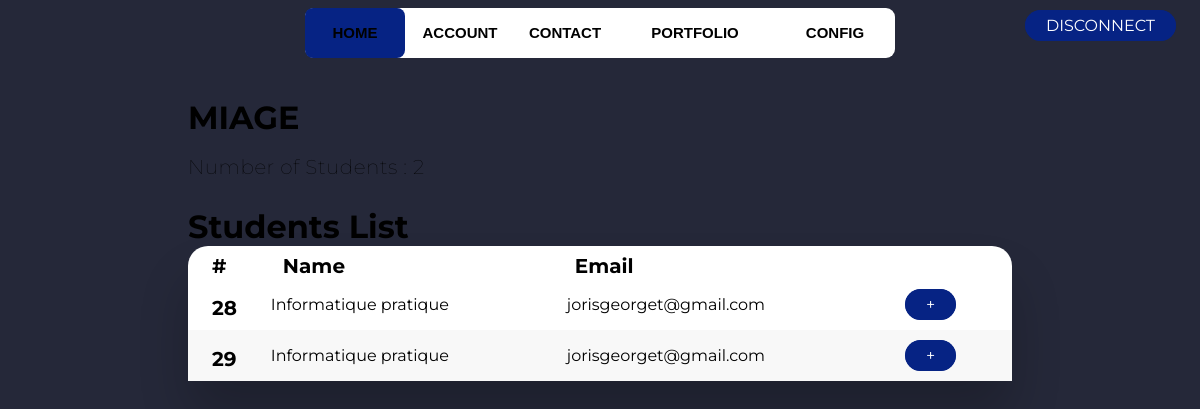
/webapp/index.php?action=ClassesController&method=viewdetail&id=1 (signed in), run on the app's committed database.
### tables this page shows
CREATE TABLE IF NOT EXISTS `class` (
  `class_id` int NOT NULL AUTO_INCREMENT,
  `Designation` varchar(100) NOT NULL,
  `Num` int NOT NULL,
  PRIMARY KEY (`class_id`)
);

CREATE TABLE IF NOT EXISTS `user` (
  `id` int NOT NULL AUTO_INCREMENT,
  `email` varchar(100) NOT NULL,
  `password` varchar(100) NOT NULL,
  `name` varchar(100) NOT NULL,
  `type` enum('student','admin','teacher') NOT NULL,
  `class` int DEFAULT NULL,
  PRIMARY KEY (`id`)
);

### webapp/controller/ClassesController.php (called while the page is built, shortened)
<?php
require_once('model/ClassesConnexion.php');
class ClassesView
{
	public function listone($classid){
		include VIEWS.DS.'template.php';
	}
}
class ClassesController{
	public function viewdetail($id){
		$hv= new ClassesView();
		$hv->listone($id);
	}
}
?>

### webapp/model/ClassesConnexion.php (called while the page is built, shortened)
<?php
class ClassesConnexion
{
  public function listoneClass($classid){
    $db = new PDO('mysql:host=localhost;dbname=loginsystem','root','');
    $sql = "SELECT Designation, Num FROM class
            WHERE class_id='{$classid}'";
    $result = $db->prepare($sql);
    $result->execute();
    return $result;
  }
  public function getStudents($classid){
    $db = new PDO('mysql:host=localhost;dbname=loginsystem','root','');
    $sql = "SELECT id, name, email FROM user
            WHERE class = '$classid'";
    $result = $db->prepare($sql);
    $result->execute();
    return $result;
  }
}
?>

### webapp/views/Classesdetail.php (the view)
<?php if (isset($classid)) {
    $res=$c->listoneClass($classid);
    $row =$res->fetch();
    echo '<div class="table-wrapper"><h1>'.$row['Designation'].'</h1>';
    echo '<p class="details" >Number of Students : '.$row['Num'].'</p><h1>Students List</h1>';
    $res=$c->getStudents($classid);
    echo "
        <table class='fl-table'>
        <thead>
            <tr class='row'>
                <th scope='col'>#</th>
                <th scope='col'>Name</th>
                <th scope='col'>Email</th>
                <th scope='col'></th>
            </tr>
        </thead>
        <tbody>";
        while($row =$res->fetch()){
            echo '<tr class="row">
                    <th scope="row">'.$row['id'].'</th>';
            echo '<td>'.$row['name'].'</td>';
            echo '<td>'.$row['email'].'</td>';
            echo "<td><a class='viewbtn' href="; echo URL_BASE.'/index.php?action=StudentsController&method=viewdetail&id='.$row['id'].'';
            echo ">+</a></td>";
            echo"</tr>";
        }
        echo "</tbody>
            </table></div>";
}
?>

### webapp/views/_common/css/login.css (style rules this page uses)
* { box-sizing: border-box; }
h1 { font-weight: bold; margin: 0; }
p { font-size: 14px; font-weight: 100; line-height: 20px; letter-spacing: 0.5px; margin: 20px 0 30px; }

### webapp/views/_common/css/navbar.css (style rules this page uses)
a:nth-child(1) { width: 100px; }

### webapp/views/_common/css/home.css (style rules this page uses)
body { background: #252839; font-family: 'Montserrat', sans-serif; }
.table-wrapper { margin:5vh 15vw 15vw; }
.fl-table { font-size: 1em; border-collapse: collapse; width: 100%; max-width: 100%; background-color: white; border-radius: 20px; box-shadow: 0px 35px 50px rgba( 0, 0, 0, 0.2 ); }
.fl-table th { font-size: 1.25em; border-collapse: collapse; text-align: left; padding-left: 2vw; padding-top: 1vh; }
.fl-table td { padding: 16px; border-collapse: collapse; }
.fl-table tr td:first-of-type { padding-left: 1vw; }
.fl-table .row:nth-child(even) { background: #F8F8F8; }
.modifButton, .delButton, .disButton, .viewbtn { border-radius: 20px; text-decoration: none; border: 1px solid #062384; background-color: #062384; color: #FFFFFF; font-size: 1em; font-weight: normal; letter-spacing: 0px; text-transform: uppercase; padding: 5px 20px; transition: transform 80ms ease-in; margin-left: 1vw; }
.details { font-size: 1.25em; }

### data on the page
class: Designation "MIAGE", Num "2"
user: id "28", name "Informatique pratique", email "jorisgeorget@gmail.com"
user: id "29", name "Informatique pratique", email "jorisgeorget@gmail.com"
